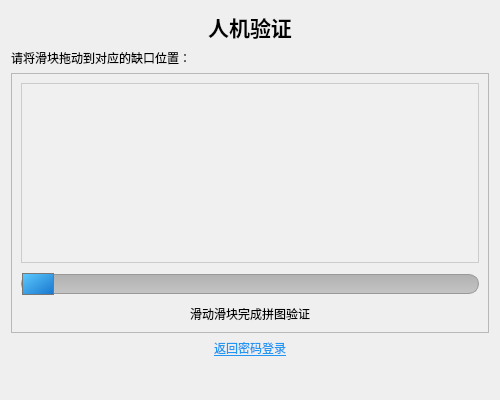
<?xml version="1.0" encoding="UTF-8"?>
<ui version="4.0">
 <class>QtVerificationLoginView</class>
 <widget class="QWidget" name="QtVerificationLoginView">
  <property name="geometry">
   <rect>
    <x>0</x>
    <y>0</y>
    <width>500</width>
    <height>400</height>
   </rect>
  </property>
  <property name="minimumSize">
   <size>
    <width>500</width>
    <height>400</height>
   </size>
  </property>
  <property name="windowTitle">
   <string>人机验证登录</string>
  </property>
  <layout class="QVBoxLayout" name="verticalLayout">
   <item>
    <widget class="QLabel" name="titleLabel">
     <property name="font">
      <font>
       <pointsize>16</pointsize>
       <bold>true</bold>
      </font>
     </property>
     <property name="text">
      <string>人机验证</string>
     </property>
     <property name="alignment">
      <set>Qt::AlignmentFlag::AlignCenter</set>
     </property>
    </widget>
   </item>
   <item>
    <widget class="QLabel" name="instructionLabel">
     <property name="text">
      <string>请将滑块拖动到对应的缺口位置：</string>
     </property>
    </widget>
   </item>
   <item>
    <widget class="QFrame" name="verificationFrame">
     <property name="frameShape">
      <enum>QFrame::Shape::StyledPanel</enum>
     </property>
     <property name="frameShadow">
      <enum>QFrame::Shadow::Raised</enum>
     </property>
     <layout class="QVBoxLayout" name="verticalLayout_2">
      <item>
       <widget class="QLabel" name="verificationImageLabel">
        <property name="sizePolicy">
         <sizepolicy hsizetype="Expanding" vsizetype="Expanding">
          <horstretch>0</horstretch>
          <verstretch>0</verstretch>
         </sizepolicy>
        </property>
        <property name="minimumSize">
         <size>
          <width>300</width>
          <height>180</height>
         </size>
        </property>
        <property name="styleSheet">
         <string notr="true">border: 1px solid #cccccc;
background-color: #f0f0f0;</string>
        </property>
        <property name="text">
         <string/>
        </property>
        <property name="alignment">
         <set>Qt::AlignmentFlag::AlignCenter</set>
        </property>
       </widget>
      </item>
      <item>
       <widget class="QSlider" name="verificationSlider">
        <property name="minimumSize">
         <size>
          <width>0</width>
          <height>30</height>
         </size>
        </property>
        <property name="styleSheet">
         <string notr="true">QSlider::groove:horizontal {
    border: 1px solid #999999;
    height: 18px;
    background: qlineargradient(x1:0, y1:0, x2:0, y2:1, stop:0 #B1B1B1, stop:1 #c4c4c4);
    margin: 2px 0;
    border-radius: 10px;
}

QSlider::handle:horizontal {
    background: qlineargradient(x1:0, y1:0, x2:1, y2:1, stop:0 #5DCCFF, stop:1 #1874CD);
    border: 1px solid #777;
    width: 30px;
    margin: -2px 0;
    border-radius: 15px;
}</string>
        </property>
        <property name="maximum">
         <number>100</number>
        </property>
        <property name="orientation">
         <enum>Qt::Orientation::Horizontal</enum>
        </property>
       </widget>
      </item>
      <item>
       <widget class="QLabel" name="sliderHint">
        <property name="text">
         <string>滑动滑块完成拼图验证</string>
        </property>
        <property name="alignment">
         <set>Qt::AlignmentFlag::AlignCenter</set>
        </property>
       </widget>
      </item>
     </layout>
    </widget>
   </item>
   <item>
    <widget class="QPushButton" name="backToPasswordButton">
     <property name="styleSheet">
      <string notr="true">QPushButton {
    background-color: transparent;
    color: #2196F3;
    border: none;
    text-decoration: underline;
}
QPushButton:hover {
    color: #1976D2;
}</string>
     </property>
     <property name="text">
      <string>返回密码登录</string>
     </property>
    </widget>
   </item>
   <item>
    <spacer name="verticalSpacer">
     <property name="orientation">
      <enum>Qt::Orientation::Vertical</enum>
     </property>
     <property name="sizeHint" stdset="0">
      <size>
       <width>20</width>
       <height>20</height>
      </size>
     </property>
    </spacer>
   </item>
  </layout>
 </widget>
 <resources/>
 <connections/>
</ui>
